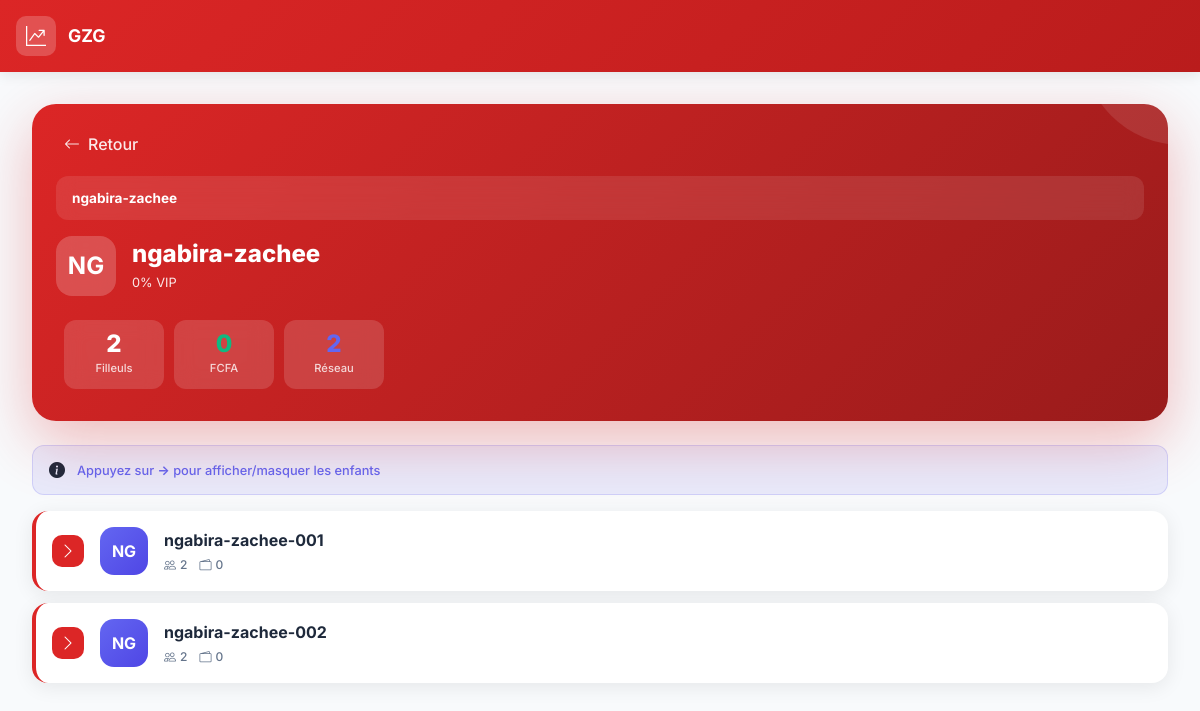
/parrain/341/ (signed in), run on the app's committed database.
### parrainage/models.py (models this page shows, shortened)
class Profile(models.Model):
    user = models.OneToOneField(User, on_delete=models.CASCADE, related_name='profile')
    matricule = models.CharField(
        max_length=50,
        unique=True,
        blank=True,
        null=True,
        help_text="Matricule unique généré automatiquement (ex: GZG10001)"
    )
    referrer = models.ForeignKey(
        'self',
        on_delete=models.SET_NULL,
        null=True,
        blank=True,
        related_name='referrals'
    )
    referral_code = models.CharField(max_length=50, unique=True, editable=False)
    phone_number = models.CharField(max_length=20, blank=True, null=True, help_text="Numéro de téléphone")
    country = CountryField(blank=True, null=True, help_text="Pays de résidence")
    total_paid = models.DecimalField(max_digits=12, decimal_places=2, default=0.00)
    is_vip = models.BooleanField(default=False)
    reset_token = models.CharField(max_length=64, blank=True, null=True)
    reset_token_expires = models.DateTimeField(blank=True, null=True)
    @property
    def progress_percent(self):
        from decimal import Decimal
        quota = GlobalSettings.get_current_quota()
        if quota <= 0: return 0
        return min((float(self.total_paid) / float(quota)) * 100, 100)
    def get_downline_tree(self, level=0, max_depth=10):
        if level >= max_depth:
            return []
        tree = []
        for referral in self.referrals.all():
            node = {
                'profile': referral,
                'level': level + 1,
                'children': referral.get_downline_tree(level + 1, max_depth)
            }
            tree.append(node)
        return tree

class GlobalSettings(models.Model):
    required_quota = models.DecimalField(
        max_digits=12,
        decimal_places=2,
        default=100000.00,
        help_text="Le montant total pour devenir VIP et accéder aux marchés."
    )
    matricule_prefix = models.CharField(
        max_length=10,
        default="GZG",
        help_text="Préfixe du matricule utilisateur (ex: AEWR, GZG). Les numéros seront générés automatiquement."
    )
    matricule_counter = models.PositiveIntegerField(
        default=10000,
        help_text="Compteur de départ pour la génération des matricules. Le prochain matricule sera PRÉFIXE + ce numéro."
    )
    referral_limit = models.PositiveIntegerField(
        default=2,
        help_text="Nombre maximum de filleuls directs par utilisateur (défaut: 2)"
    )
    updated_at = models.DateTimeField(auto_now=True)
    class Meta:
        verbose_name = "Paramètre Global"
        verbose_name_plural = "Paramètres Globaux"
    @classmethod
    def get_current_quota(cls):
        config, _ = cls.objects.get_or_create(id=1)
        return config.required_quota

### parrainage/views.py (the view)
# urls.py: path('parrain/<int:pk>/', views.view_parrain_tree, name='view_parrain_tree'),
@login_required
def view_parrain_tree(request, pk):
    return network_tree_visual_view(request, pk)

### templates/parrainage/network_tree.html (shortened to what this page needs)
{% extends 'parrainage/base.html' %}
{% block content %}
<div class="network-tree-container slide-up">
    <div class="network-header-modern">
        <div class="header-content">
            <a href="{% url 'my_referrals' %}" class="breadcrumb-link-modern d-inline-flex align-items-center gap-2 mb-3" style="display: inline-flex !important;">
                <i class="bi bi-arrow-left"></i>
                <span>Retour</span>
            </a>
            <div class="breadcrumb-modern">
                {% for crumb in breadcrumbs %}
                    {% if forloop.last %}
                    <span class="breadcrumb-current">{{ crumb.user.username }}</span>
                    {% else %}
                    <a href="{% url 'network_tree_pk' crumb.pk %}" class="breadcrumb-link-modern">{{ crumb.user.username }}</a>
                    <span class="breadcrumb-separator"><i class="bi bi-chevron-right"></i></span>
                    {% endif %}
                {% endfor %}
            </div>
            <div class="profile-info-modern">
                <div class="profile-avatar-large">
                    {{ root_profile.user.username|slice:":2"|upper }}
                </div>
                <div class="profile-details">
                    <h3>{{ root_profile.user.username }}</h3>
                    <div class="profile-status">
                        {% if root_profile.is_vip %}
                        <span class="vip-badge-small">
                            <i class="bi bi-star-fill"></i> VIP
                        </span>
                        {% else %}
                        <span>{{ root_profile.progress_percent|floatformat:0 }}% VIP</span>
                        {% endif %}
                    </div>
                </div>
            </div>
            <div class="stats-row-modern">
                <div class="stat-card-modern-small">
                    <div class="stat-value-modern">{{ root_profile.referrals.count }}</div>
                    <div class="stat-label-modern">Filleuls</div>
                </div>
                <div class="stat-card-modern-small">
                    <div class="stat-value-modern" style="color: #10b981;">{{ root_profile.total_paid|floatformat:0 }}</div>
                    <div class="stat-label-modern">FCFA</div>
                </div>
                <div class="stat-card-modern-small">
                    <div class="stat-value-modern" style="color: #6366f1;">{{ total_downline }}</div>
                    <div class="stat-label-modern">Réseau</div>
                </div>
            </div>
        </div>
    </div>
    {% if children %}
    <div class="info-banner-modern">
        <i class="bi bi-info-circle-fill"></i>
        <span class="info-banner-text">Appuyez sur <strong>→</strong> pour afficher/masquer les enfants</span>
    </div>
    {% endif %}
    <div class="tree-nodes-container">
        {% if children %}
            {% for child in children %}
            <div class="node-wrapper">
                <div class="network-node-modern {% if child.profile.is_vip %}vip{% endif %}"
                     onclick="window.location.href='{% url 'network_tree_pk' child.profile.pk %}'">
                    <button class="node-action-btn expand" onclick="event.stopPropagation(); toggleChildren('child-{{ child.profile.pk }}', this)">
                        <i class="bi bi-chevron-right"></i>
                    </button>
                    <div class="node-avatar" style="background: linear-gradient(135deg, {% if child.profile.is_vip %}#f59e0b, #d97706{% else %}#6366f1, #4f46e5{% endif %});">
                        {{ child.profile.user.username|slice:":2"|upper }}
                    </div>
                    <div class="node-info">
                        <div class="node-name">{{ child.profile.user.username }}</div>
                        <div class="node-stats">
                            <span class="node-stat">
                                <i class="bi bi-people"></i>
                                {{ child.children|length }}
                            </span>
                            <span class="node-stat">
                                <i class="bi bi-wallet2"></i>
                                {{ child.profile.total_paid|floatformat:0 }}
                            </span>
                        </div>
                    </div>
                </div>
            </div>
            {% endfor %}
        {% endif %}
    </div>
</div>
{% endblock %}

### templates/parrainage/base.html (shortened to what this page needs)
{% load static %}
<!DOCTYPE html>
<html lang="fr">
<head>
    <link href="https://cdn.jsdelivr.net/npm/bootstrap@5.3.0/dist/css/bootstrap.min.css" rel="stylesheet">
    <link href="https://cdn.jsdelivr.net/npm/bootstrap-icons@1.10.0/font/bootstrap-icons.css" rel="stylesheet">
</head>
<body>
    {% if user.is_authenticated %}
    <header class="app-header">
        <div class="app-header-content">
            <a href="{% url 'dashboard' %}" class="app-logo">
                <div class="app-logo-icon">
                    <i class="bi bi-graph-up-arrow"></i>
                </div>
                <span class="app-logo-text">GZG</span>
            </a>
        </div>
    </header>
    {% endif %}
    <main class="app-content">
        {% block content %}{% endblock %}
    </main>
</body>
</html>

### templates/parrainage/base.html (style rules this page uses)
:root { --primary-color: #dc2626; --primary-dark: #b91c1c; --primary-light: #ef4444; --secondary-color: #1e293b; --success-color: #10b981; --warning-color: #f59e0b; --danger-color: #ef4444; --bg-color: #f8fafc; --card-bg: #ffffff; --text-primary: #1e293b; --text-secondary: #64748b; --border-color: #e2e8f0; --shadow-sm: 0 1px 3px rgba(0,0,0,0.1); --shadow-md: 0 4px 12px rgba(0,0,0,0.08); --shadow-lg: 0 10px 40px rgba(0,0,0,0.12); --radius-sm: 12px; --radius-md: 16px; --radius-lg: 20px; --radius-xl: 24px; }
* { font-family: 'Inter', -apple-system, BlinkMacSystemFont, sans-serif; -webkit-tap-highlight-color: transparent; }
body { background: var(--bg-color); min-height: 100vh; padding-bottom: 80px; color: var(--text-primary); }
.app-header { background: linear-gradient(135deg, var(--primary-color), var(--primary-dark)); padding: 1rem; position: sticky; top: 0; z-index: 100; box-shadow: var(--shadow-md); }
.app-header-content { display: flex; justify-content: space-between; align-items: center; max-width: 1200px; margin: 0 auto; }
.app-logo { display: flex; align-items: center; gap: 0.75rem; color: white; text-decoration: none; }
.app-logo-icon { width: 40px; height: 40px; background: rgba(255,255,255,0.2); border-radius: 10px; display: flex; align-items: center; justify-content: center; font-size: 1.25rem; }
.app-logo-text { font-weight: 700; font-size: 1.1rem; }
.app-content { padding: 1rem; max-width: 1200px; margin: 0 auto; }
@media (min-width: 768px) { body { padding-bottom: 0; } }
@media (min-width: 768px) { .app-header { position: relative; } }
@media (min-width: 768px) { .app-content { padding: 2rem; } }
.slide-up { animation: slideUp 0.4s ease-out; }

### data on the page
Profile: user.username "ngabira-zachee", user.username "NG", referrals.count "2", total_paid "0"
GlobalSettings: progress_percent "0"
Profile: profile.user.username "NG", profile.user.username "ngabira-zachee-001", children|length "2", profile.total_paid "0"
Profile: profile.user.username "NG", profile.user.username "ngabira-zachee-002", children|length "2", profile.total_paid "0"
